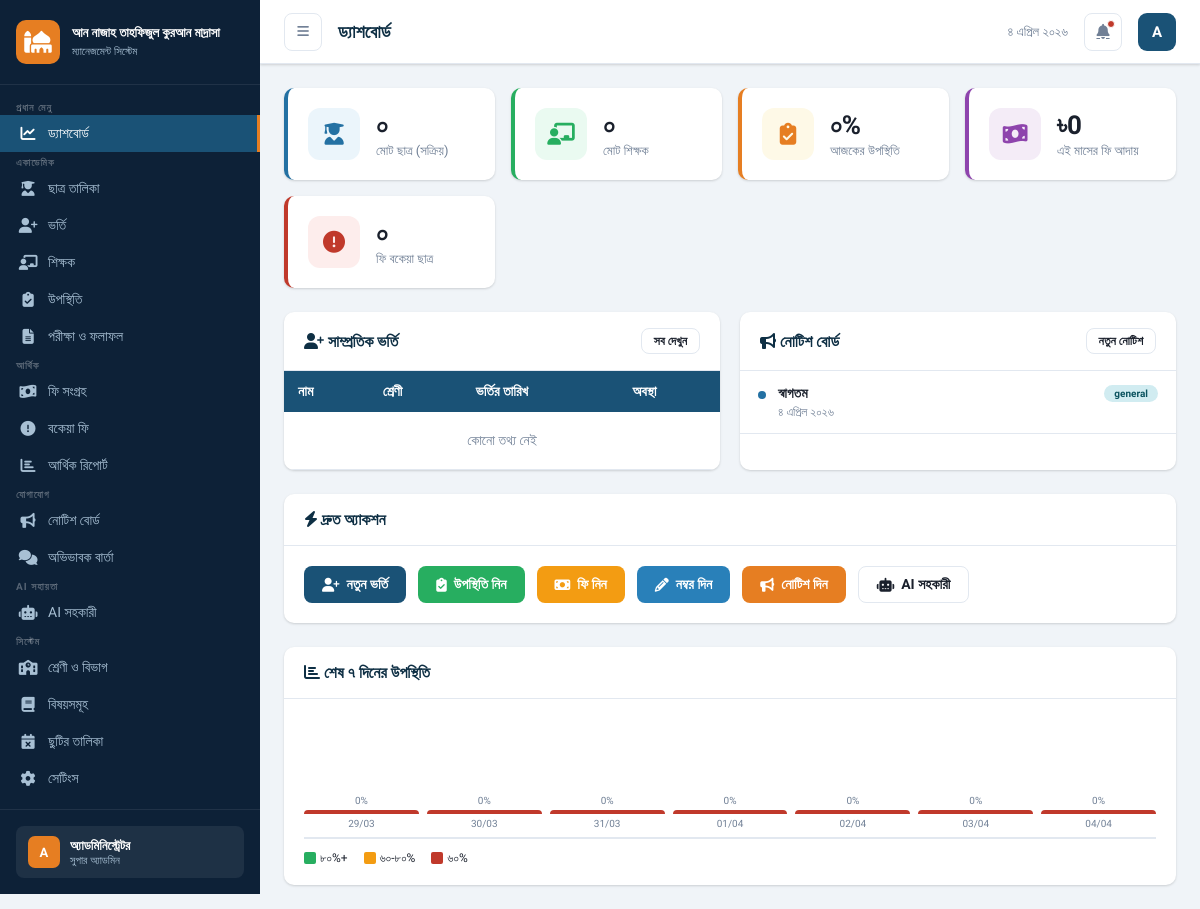
/index.php (signed in), run on the app's committed database.
### tables this page shows
CREATE TABLE users (
    id INT AUTO_INCREMENT PRIMARY KEY,
    name VARCHAR(150) NOT NULL,
    name_bn VARCHAR(150),
    username VARCHAR(100) UNIQUE NOT NULL,
    email VARCHAR(150),
    phone VARCHAR(20),
    password VARCHAR(255) NOT NULL,
    role_id INT NOT NULL,
    profile_photo VARCHAR(255),
    is_active TINYINT(1) DEFAULT 1,
    last_login DATETIME,
    reset_token VARCHAR(100),
    created_at TIMESTAMP DEFAULT CURRENT_TIMESTAMP,
    FOREIGN KEY (role_id) REFERENCES roles(id)
);

CREATE TABLE roles (
    id INT AUTO_INCREMENT PRIMARY KEY,
    role_name VARCHAR(50) NOT NULL,
    role_slug VARCHAR(50) UNIQUE NOT NULL,
    permissions JSON,
    created_at TIMESTAMP DEFAULT CURRENT_TIMESTAMP
);

CREATE TABLE notices (
    id INT AUTO_INCREMENT PRIMARY KEY,
    title VARCHAR(255) NOT NULL,
    title_bn VARCHAR(255),
    content TEXT,
    notice_type ENUM('general','academic','exam','fee','holiday','urgent') DEFAULT 'general',
    target_audience ENUM('all','students','teachers','parents','staff') DEFAULT 'all',
    attachment VARCHAR(255),
    is_published TINYINT(1) DEFAULT 1,
    publish_date DATE,
    expire_date DATE,
    created_by INT,
    created_at TIMESTAMP DEFAULT CURRENT_TIMESTAMP,
    FOREIGN KEY (created_by) REFERENCES users(id) ON DELETE SET NULL
);

### index.php (the view, shortened to what the rows shown need)
<?php
require_once 'includes/functions.php';
$pageTitle = 'ড্যাশবোর্ড';
$db = getDB();
$notices = $db->query("SELECT * FROM notices WHERE is_published=1 ORDER BY created_at DESC LIMIT 5")->fetchAll();
require_once 'includes/header.php';
?>
<div class="grid-2 mb-24">
    <div class="card">
        <div class="card-body" style="padding:0;">
            <table>
                <thead>
                    <tr><th>নাম</th><th>শ্রেণী</th><th>ভর্তির তারিখ</th><th>অবস্থা</th></tr>
                </thead>
            </table>
        </div>
    </div>
    <div class="card">
        <div class="card-body" style="padding:0;">
            <?php if (empty($notices)): ?>
            <div style="text-align:center;padding:30px;color:#718096;">কোনো নোটিশ নেই</div>
            <?php else: ?>
            <div style="display:flex;flex-direction:column;">
                <?php foreach ($notices as $n): ?>
                <div style="padding:14px 18px;border-bottom:1px solid var(--border);display:flex;gap:12px;align-items:flex-start;">
                    <div style="width:8px;height:8px;border-radius:50%;background:<?= $n['notice_type'] === 'urgent' ? 'var(--danger)' : 'var(--primary-light)' ?>;margin-top:6px;flex-shrink:0;"></div>
                    <div>
                        <div style="font-weight:600;font-size:14px;"><?= e($n['title_bn'] ?? $n['title']) ?></div>
                        <div style="font-size:12px;color:#718096;margin-top:3px;"><?= banglaDate($n['created_at']) ?></div>
                    </div>
                    <span class="badge badge-<?= $n['notice_type'] === 'urgent' ? 'danger' : 'info' ?>" style="font-size:10px;margin-left:auto;">
                        <?= e($n['notice_type']) ?>
                    </span>
                </div>
                <?php endforeach; ?>
            </div>
            <?php endif; ?>
        </div>
    </div>
</div>
<?php require_once 'includes/footer.php'; ?>

### includes/header.php (shortened to what the rows shown need)
<!DOCTYPE html>
<html lang="bn" dir="ltr">
<head>
<title><?= e($pageTitle ?? 'ড্যাশবোর্ড') ?> | <?= e(getSetting('institute_name', APP_NAME)) ?></title>
<link href="https://cdnjs.cloudflare.com/ajax/libs/font-awesome/6.5.0/css/all.min.css" rel="stylesheet">
</head>
<body>
<?php
$currentUser = getCurrentUser();
$instituteName = getSetting('institute_name', 'স্কুল ম্যানেজমেন্ট সিস্টেম');
?>
<nav class="sidebar" id="sidebar">
    <div class="sidebar-logo">
        <div class="sidebar-logo-text">
            <h2><?= e($instituteName) ?></h2>
        </div>
    </div>
    <div style="padding: 16px; border-top: 1px solid rgba(255,255,255,.08);">
        <div style="background: rgba(255,255,255,.07); border-radius: 8px; padding: 10px 12px; display: flex; align-items: center; gap: 10px;">
            <div style="width:32px;height:32px;background:var(--accent);border-radius:7px;display:flex;align-items:center;justify-content:center;font-weight:700;color:#fff;font-size:13px;">
                <?= strtoupper(mb_substr($currentUser['name'] ?? 'A', 0, 1)) ?>
            </div>
            <div style="flex:1;min-width:0;">
                <div style="color:#fff;font-size:13px;font-weight:600;white-space:nowrap;overflow:hidden;text-overflow:ellipsis;"><?= e($currentUser['name_bn'] ?? $currentUser['name'] ?? 'User') ?></div>
                <div style="color:var(--sidebar-text);font-size:11px;"><?= e($currentUser['role_name'] ?? '') ?></div>
            </div>
        </div>
    </div>
</nav>
<div class="main-wrapper">
    <header class="topbar">
        <div class="topbar-left">
            <h1 class="page-title"><?= e($pageTitle ?? 'ড্যাশবোর্ড') ?></h1>
        </div>
        <div class="topbar-right">
            <div class="user-dropdown">
                <div class="user-avatar" onclick="toggleUserMenu()"><?= strtoupper(mb_substr($currentUser['name'] ?? 'A', 0, 1)) ?></div>
            </div>
        </div>
    </header>
    <div class="content">

### data on the page
users: name "A", name_bn "অ্যাডমিনিস্ট্রেটর", role.role_name "সুপার অ্যাডমিন"
notices: title_bn "স্বাগতম", created_at "৪ এপ্রিল ২০২৬", notice_type "general"

### other printed values
$instituteName "আন নাজাহ তাহফিজুল কুরআন মাদ্রাসা"
$pageTitle "ড্যাশবোর্ড"
banglaDate() "৪ এপ্রিল ২০২৬"
toBanglaNumber($totalStudents) "০"
toBanglaNumber($totalTeachers) "০"
toBanglaNumber($attendanceRate) "০"
$monthlyFee "0"
toBanglaNumber($dueCount) "০"
$h "0"
$d['date'] "29/03"
$d['date'] "30/03"
$d['date'] "31/03"
$d['date'] "01/04"
$d['date'] "02/04"
$d['date'] "03/04"
